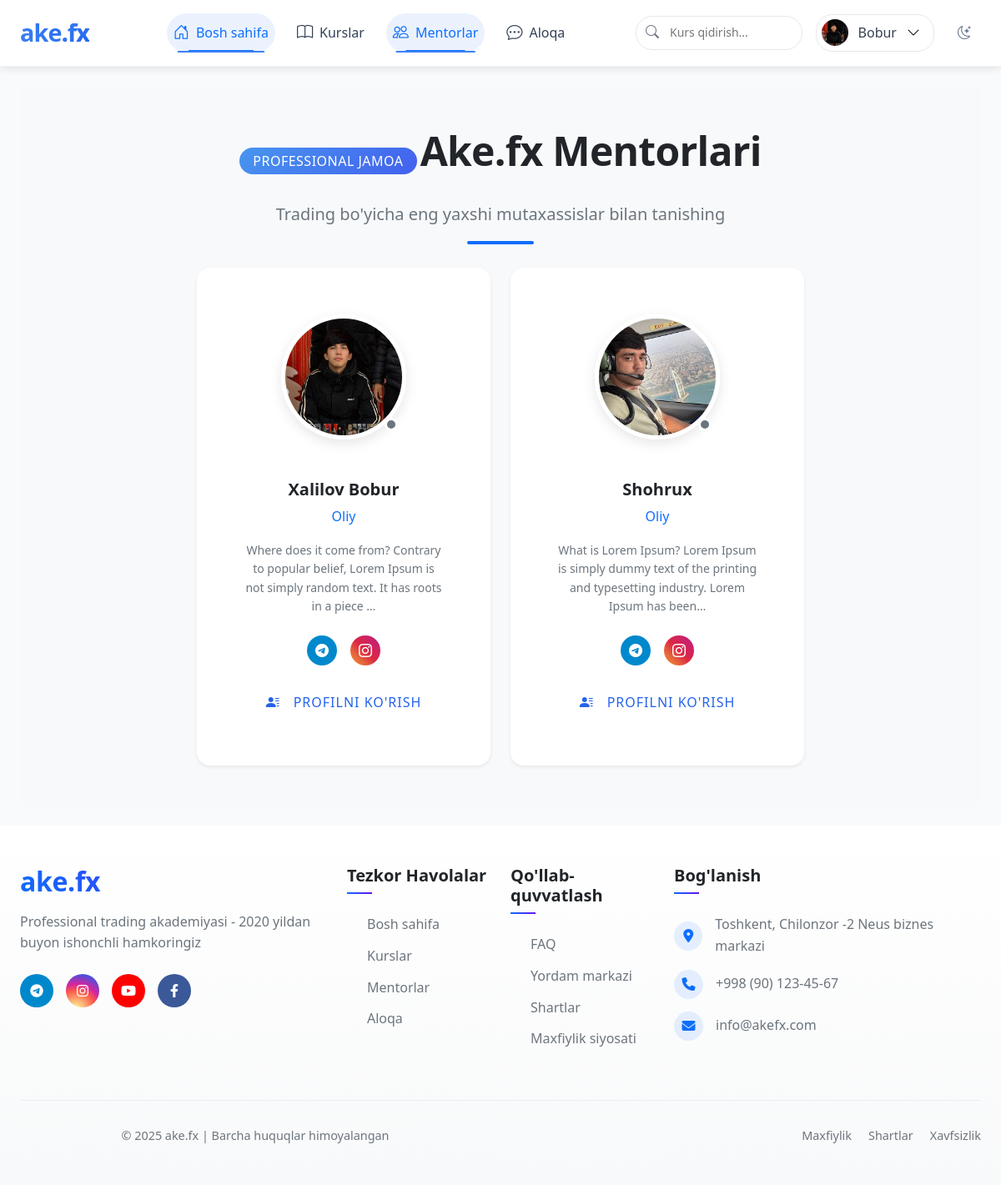
Page /mentors/ (signed in) on the committed database.
### main/models.py (models this page shows, shortened)
class Profile(models.Model):
    user = models.OneToOneField(users, on_delete=models.CASCADE)
    image = models.ImageField(upload_to='profile_images/', null=True, blank=True)
    bio = models.TextField(max_length=500, blank=True)

class Mentor(models.Model):
    full_name = models.CharField(max_length=255, verbose_name="To'liq ism")
    bio = models.TextField(verbose_name="Bio / Tajriba")
    image = models.ImageField(
        upload_to='mentors/%Y/%m/%d/',
        verbose_name="Rasm",
        blank=True,  # Rasm ixtiyoriy bo'lishi uchun
        null=True    # Rasm bo'lmasa ham bo'ladi
    )
    specialty = models.CharField(
        max_length=225,
        verbose_name="Mutaxassislik",
        blank=True,  # Bo'sh qoldirish mumkin
        null=True    # NULL bo'lishi mumkin
    )
    instagram = models.URLField(
        max_length=200,
        verbose_name="Instagram profil",
        blank=True,  # Majburiy emas
        null=True    # NULL bo'lishi mumkin
    )
    telegram = models.URLField(
        max_length=200,
        verbose_name="Telegram profil",
        blank=True,  # Majburiy emas
        null=True    # NULL bo'lishi mumkin
    )
    class Meta:
        verbose_name = "Mentor"
        verbose_name_plural = "Mentorlar"
        ordering = ['-id']  # Yangi mentorlarni birinchi ko'rsatish uchun

### main/views.py (the view)
# urls.py: path('mentors/', views.mentor_list, name='mentor_list'),
def mentor_list(request):
    mentors = Mentor.objects.all()
    return render(request, 'mentor_list.html', {'mentors': mentors})

### main/templates/mentor_list.html (shortened to what this page needs)
{% extends 'base.html' %}
{% load static %}
{% block content %}
<section class="mentors-section py-5 bg-light">
  <div class="container">
    <div class="section-header text-center mb-5">
      <span class="badge bg-primary-gradient mb-3 px-3 py-2 rounded-pill fs-6">Professional Jamoa</span>
      <h2 class="display-5 fw-bold mb-3">Ake.fx Mentorlari</h2>
      <p class="text-muted fs-5">Trading bo'yicha eng yaxshi mutaxassislar bilan tanishing</p>
    </div>
    <div class="row g-4 justify-content-center">
      {% for mentor in mentors %}
      <div class="col-lg-4 col-md-6">
        <div class="mentor-card card border-0 shadow-sm rounded-4 overflow-hidden h-100 transition-all hover-lift">
          <div class="mentor-image-container position-relative text-center pt-4">
            {% if mentor.image %}
            <div class="mentor-avatar-wrapper mx-auto">
              <img src="{{ mentor.image.url }}" class="mentor-avatar rounded-circle" alt="{{ mentor.full_name }}">
              <div class="online-status {% if mentor.is_online %}bg-success{% else %}bg-secondary{% endif %}"></div>
            </div>
            {% else %}
            <div class="mentor-avatar-wrapper mx-auto">
              <div class="mentor-avatar-initials rounded-circle bg-primary-gradient d-flex align-items-center justify-content-center">
                <span class="text-white fw-bold fs-3">{{ mentor.full_name|slice:":1" }}</span>
              </div>
            </div>
            {% endif %}
          </div>
          <div class="card-body text-center p-4">
            <h5 class="fw-bold mb-2">{{ mentor.full_name }}</h5>
            <p class="text-primary mb-3">{{ mentor.specialty }}</p>
            <p class="text-muted small mb-4">{{ mentor.bio|truncatechars:120 }}</p>
            <div class="social-links d-flex justify-content-center gap-3 mb-4">
              {% if mentor.telegram %}
              <a href="{{ mentor.telegram }}" target="_blank" class="social-icon bg-telegram">
                <i class="bi bi-telegram"></i>
              </a>
              {% endif %}
              {% if mentor.instagram %}
              <a href="{{ mentor.instagram }}" target="_blank" class="social-icon bg-instagram">
                <i class="bi bi-instagram"></i>
              </a>
              {% endif %}
            </div>
            <a href="{% url 'mentor_detail' mentor.id %}" class="btn btn-outline-primary rounded-pill px-4 border-2">
              <i class="bi bi-person-lines-fill me-2"></i> Profilni ko'rish
            </a>
          </div>
        </div>
      </div>
      {% endfor %}
    </div>
  </div>
</section>
{% endblock %}

### main/templates/base.html (shortened to what this page needs)
<!DOCTYPE html>
<html lang="en">
<head>
    {% load static %}
    <link rel="stylesheet" href="https://cdn.jsdelivr.net/npm/bootstrap-icons@1.11.1/font/bootstrap-icons.css">
    <link href="https://cdn.jsdelivr.net/npm/bootstrap@5.3.0/dist/css/bootstrap.min.css" rel="stylesheet">
    <link rel="stylesheet" href="https://cdnjs.cloudflare.com/ajax/libs/font-awesome/6.4.0/css/all.min.css">
    <link href="{% static 'css/style.css' %}" rel="stylesheet">
</head>
<body>
<nav class="navbar navbar-expand-lg fixed-top">
    <div class="container">
        <a class="navbar-brand" href="/">
            <span class="brand-text">ake<span class="text-gradient">.fx</span></span>
        </a>
        <div class="collapse navbar-collapse" id="navbarNav">
            <ul class="navbar-nav mx-auto">
                <li class="nav-item">
                    <a href="/" class="nav-link active">
                        <i class="bi bi-house-door"></i>
                        <span>Bosh sahifa</span>
                    </a>
                </li>
                <li class="nav-item">
                    <a href="/courses/" class="nav-link">
                        <i class="bi bi-book"></i>
                        <span>Kurslar</span>
                    </a>
                </li>
                <li class="nav-item">
                    <a href="/mentors/" class="nav-link">
                        <i class="bi bi-people"></i>
                        <span>Mentorlar</span>
                    </a>
                </li>
                <li class="nav-item">
                    <a href="/contact/" class="nav-link">
                        <i class="bi bi-chat-dots"></i>
                        <span>Aloqa</span>
                    </a>
                </li>
            </ul>
            <div class="nav-item search-wrapper me-3">
                <form class="search-form" action="{% url 'search' %}" method="get">
                    <input type="search" name="q" placeholder="Kurs qidirish..." class="search-input">
                    <button type="submit" class="search-btn">
                        <i class="bi bi-search"></i>
                    </button>
                </form>
            </div>
            <div class="nav-item auth-buttons">
                {% if user.is_authenticated %}
                <div class="dropdown">
                    <button class="profile-btn" data-bs-toggle="dropdown">
                        <div class="profile-photo">
                            {% if user.profile.image %}
                                <img src="{{ user.profile.image.url }}" alt="Profile">
                            {% else %}
                                <i class="bi bi-person"></i>
                            {% endif %}
                        </div>
                        <span class="profile-name">{{ user.get_short_name }}</span>
                        <i class="bi bi-chevron-down"></i>
                    </button>
                </div>
                {% else %}
                <a href="{% url 'login' %}" class="auth-btn login-btn">
                    <i class="bi bi-box-arrow-in-right"></i>
                    <span>Kirish</span>
                </a>
                {% endif %}
                <button id="toggle-dark-mode" class="theme-toggle" aria-label="Toggle dark mode">
                    <i class="bi bi-moon-stars"></i>
                </button>
            </div>
        </div>
    </div>
</nav>
    <div class="container my-4">
        {% block content %}{% endblock %}
    </div>
<footer class="footer-section py-5">
    <div class="container">
        <div class="row g-4 mb-5">
            <div class="col-lg-4">
                <div class="footer-brand mb-4">
                    <h3 class="gradient-text mb-3">ake.fx</h3>
                    <p class="text-muted mb-4">Professional trading akademiyasi - 2020 yildan buyon ishonchli hamkoringiz</p>
                    <div class="social-links">
                        <a href="https://t.me/akeFx_rasmiy" class="social-link telegram">
                            <i class="fab fa-telegram-plane"></i>
                        </a>
                        <a href="https://www.instagram.com/ake__fx/" class="social-link instagram">
                            <i class="fab fa-instagram"></i>
                        </a>
                        <a href="https://www.youtube.com/@akefx" class="social-link youtube">
                            <i class="fab fa-youtube"></i>
                        </a>
                        <a href="https://www.facebook.com/akefx" class="social-link facebook">
                            <i class="fab fa-facebook-f"></i>
                        </a>
                    </div>
                </div>
            </div>
            <div class="col-lg-2 col-md-4">
                <h5 class="footer-title">Tezkor Havolalar</h5>
                <ul class="footer-links">
                    <li><a href="/">Bosh sahifa</a></li>
                    <li><a href="/courses/">Kurslar</a></li>
                    <li><a href="/mentors/">Mentorlar</a></li>
                    <li><a href="/contact/">Aloqa</a></li>
                </ul>
            </div>
            <div class="col-lg-2 col-md-4">
                <h5 class="footer-title">Qo'llab-quvvatlash</h5>
                <ul class="footer-links">
                    <li><a href="#">FAQ</a></li>
                    <li><a href="#">Yordam markazi</a></li>
                    <li><a href="#">Shartlar</a></li>
                    <li><a href="#">Maxfiylik siyosati</a></li>
                </ul>
            </div>
            <div class="col-lg-4 col-md-4">
                <h5 class="footer-title">Bog'lanish</h5>
                <ul class="footer-contact-list">
                    <li>
                        <i class="fas fa-map-marker-alt contact-icon"></i>
                        <span>Toshkent, Chilonzor -2 Neus biznes markazi</span>
                    </li>
                    <li>
                        <i class="fas fa-phone contact-icon"></i>
                        <span>+998 (90) 123-45-67</span>
                    </li>
                    <li>
                        <i class="fas fa-envelope contact-icon"></i>
                        <span>info@akefx.com</span>
                    </li>
                </ul>
            </div>
        </div>
        <div class="footer-bottom">
            <div class="row align-items-center">
                <div class="col-md-6">
                    <p class="copyright mb-0">
                        © 2025 ake.fx | Barcha huquqlar himoyalangan
                    </p>
                </div>
                <div class="col-md-6">
                    <div class="footer-bottom-links">
                        <a href="#">Maxfiylik</a>
                        <a href="#">Shartlar</a>
                        <a href="#">Xavfsizlik</a>
                    </div>
                </div>
            </div>
        </div>
    </div>
</footer>
</body>
</html>

### main/templates/mentor_list.html (style rules this page uses)
.mentors-section { background-color: #ffffff; }
.mentor-avatar-wrapper { position: relative; width: 150px; height: 150px; margin-bottom: 1.5rem; }
.mentor-avatar { width: 100%; height: 100%; object-fit: cover; border: 5px solid white; box-shadow: 0 5px 15px rgba(0, 0, 0, 0.1); transition: all 0.3s ease; }
.online-status { position: absolute; width: 16px; height: 16px; border-radius: 50%; border: 3px solid white; bottom: 10px; right: 10px; }
.social-icon { width: 36px; height: 36px; border-radius: 50%; display: flex; align-items: center; justify-content: center; color: white; transition: transform 0.3s ease; }
.bg-telegram { background-color: #0088cc; }
.bg-instagram { background: linear-gradient(45deg, #f09433, #e6683c, #dc2743, #cc2366, #bc1888); }
.mentor-card { transition: all 0.3s ease; border: 1px solid rgba(0, 0, 0, 0.05); }
.bg-primary-gradient { background: linear-gradient(135deg, #4895ef 0%, #4361ee 100%) !important; color: #fff !important; }

### rows in the picture
Mentor: image (picture), full_name "Xalilov Bobur", specialty "Oliy", bio "Where does it come from? Contrary to popular belief, Lorem Ipsum is not simply random text. It has roots in a piece …"
Mentor: image (picture), full_name "Shohrux", specialty "Oliy", bio "What is Lorem Ipsum? Lorem Ipsum is simply dummy text of the printing and typesetting industry. Lorem Ipsum has been…"

### other values in the picture
{{ user.get_short_name }} "Bobur"
